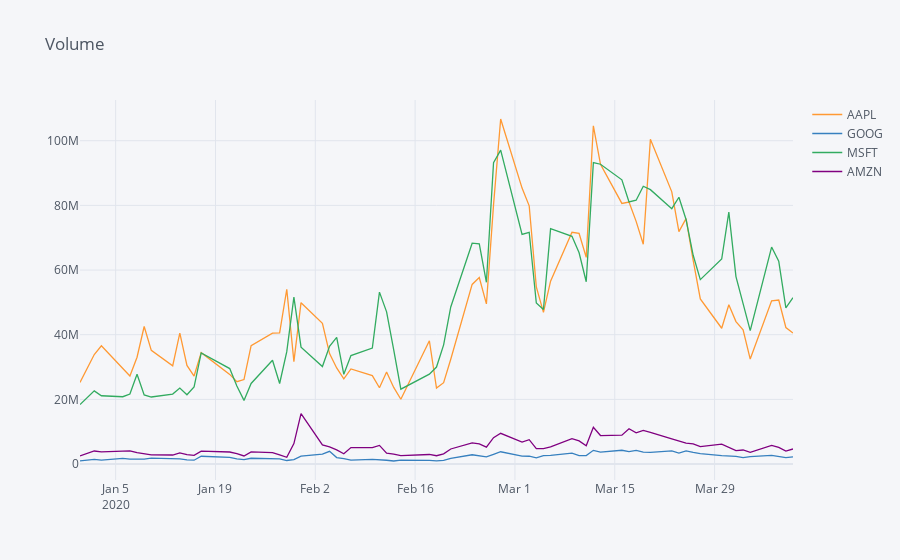

Write notebook code for a chart like this one.
### Markdown cell above
Now the Volume. The same as before applies regarding the availability and interaction.

### Code cell
# RUN ME ONLY IF YOU HAVE PLOTLY AND CUFFLINGS IMPORTED AND INSTALLED
df_volume.iplot(title='Volume')
